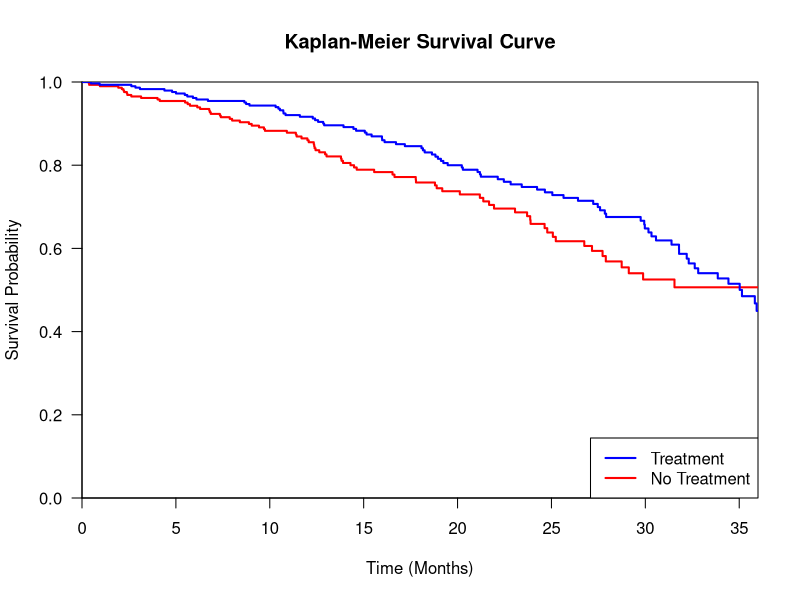

Reproduce this figure in R.
# Task 1: Load the simulated ovarian cancer dataset
simulated_data <- read.csv("ovarian_4_factors.csv")

# Task 2: Display the first five rows of the dataset
test_head <- head(simulated_data, 5)

# Task 3: Check if the dataset has the expected columns
column_names <- colnames(simulated_data)
print(column_names)

# or using names()
column_names <- names(simulated_data)
print(column_names)

# Task 4: Load library(survival) 
library(survival) 

# Task 5: Create a Kaplan-Meier survival curve and save the data as km_fit
km_fit <- survfit(Surv(Time, Status) ~ Treatment, data = simulated_data)

# Task 6: Extract the number of participans from the Kaplan-Meier curve
km_fit$n

# Task 7: Extract the p-value using the survdiff function, which performs a log-rank test for comparing survival curves between treatment groups and save the data as km_diff.
km_diff <- survdiff(Surv(Time, Status) ~ Treatment, data = simulated_data)
km_diff$pvalue

# Task 8: Set the plotting parameters for the Kaplan-Meier plot. Define the x-axis label as "Time (Months)" and the y-axis label as "Survival Probability". 
# Set the main title of the plot as "Kaplan-Meier Survival Curve". 
# Limit the x-axis to the range [0, 36] months and the y-axis to the range [0, 1].
# Set the colour for the treatment group to "blue" and for the no treatment group to "red"
plot(km_fit, col = c("red", "blue"), lwd = 2, xlab = "Time (Months)", ylab = "Survival Probability",
     main = "Kaplan-Meier Survival Curve", xlim = c(0, 36), ylim = c(0, 1),
     xaxs = "i", yaxs = "i", las = 1)

# Task 9: Create a legend in the bottom-right corner of the plot. 
# Label the treatment group as "Treatment" and the no treatment group as "No Treatment". 
# Use the colors blue and red for the respective groups.
legend("bottomright", legend = c("Treatment", "No Treatment"), col = c("blue", "red"), lwd = 2)

# Task 10: Cox Regression + Boxplot + HR's